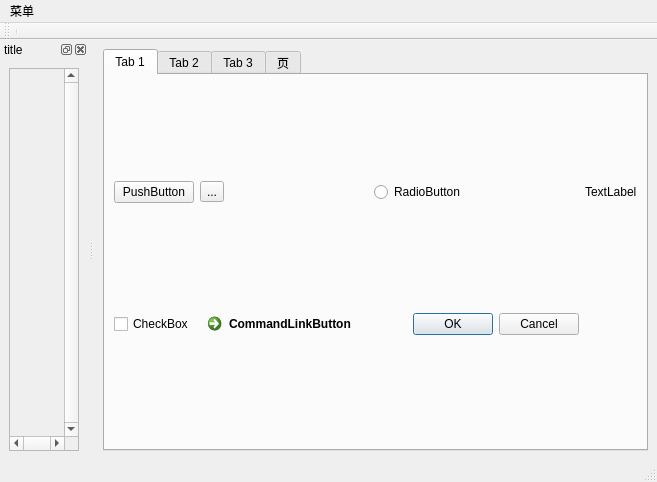
<?xml version="1.0" encoding="UTF-8"?>
<ui version="4.0">
 <class>MainWindow</class>
 <widget class="QMainWindow" name="MainWindow">
  <property name="geometry">
   <rect>
    <x>0</x>
    <y>0</y>
    <width>657</width>
    <height>482</height>
   </rect>
  </property>
  <property name="windowTitle">
   <string>MainWindow</string>
  </property>
  <widget class="QWidget" name="centralwidget">
   <layout class="QHBoxLayout" name="horizontalLayout">
    <item>
     <widget class="QTabWidget" name="tabWidget">
      <property name="currentIndex">
       <number>0</number>
      </property>
      <widget class="QWidget" name="tab">
       <attribute name="title">
        <string>Tab 1</string>
       </attribute>
       <layout class="QGridLayout" name="gridLayout">
        <item row="0" column="0">
         <widget class="QPushButton" name="pushButton">
          <property name="text">
           <string>PushButton</string>
          </property>
         </widget>
        </item>
        <item row="0" column="1">
         <widget class="QToolButton" name="toolButton">
          <property name="text">
           <string>...</string>
          </property>
         </widget>
        </item>
        <item row="0" column="2">
         <widget class="QRadioButton" name="radioButton">
          <property name="text">
           <string>RadioButton</string>
          </property>
         </widget>
        </item>
        <item row="1" column="1">
         <widget class="QCommandLinkButton" name="commandLinkButton">
          <property name="text">
           <string>CommandLinkButton</string>
          </property>
         </widget>
        </item>
        <item row="1" column="0">
         <widget class="QCheckBox" name="checkBox">
          <property name="text">
           <string>CheckBox</string>
          </property>
         </widget>
        </item>
        <item row="1" column="2">
         <widget class="QDialogButtonBox" name="buttonBox">
          <property name="standardButtons">
           <set>QDialogButtonBox::Cancel|QDialogButtonBox::Ok</set>
          </property>
         </widget>
        </item>
        <item row="0" column="3">
         <widget class="QLabel" name="label">
          <property name="text">
           <string>TextLabel</string>
          </property>
         </widget>
        </item>
       </layout>
      </widget>
      <widget class="QWidget" name="tab_2">
       <attribute name="title">
        <string>Tab 2</string>
       </attribute>
       <layout class="QHBoxLayout" name="horizontalLayout_2">
        <item>
         <widget class="QListWidget" name="listWidget">
          <item>
           <property name="text">
            <string>新建项目</string>
           </property>
          </item>
          <item>
           <property name="text">
            <string>新建项目</string>
           </property>
          </item>
          <item>
           <property name="text">
            <string>新建项目</string>
           </property>
          </item>
          <item>
           <property name="text">
            <string>新建项目</string>
           </property>
          </item>
          <item>
           <property name="text">
            <string>新建项目</string>
           </property>
          </item>
          <item>
           <property name="text">
            <string>新建项目</string>
           </property>
          </item>
          <item>
           <property name="text">
            <string>新建项目</string>
           </property>
          </item>
          <item>
           <property name="text">
            <string>新建项目</string>
           </property>
          </item>
         </widget>
        </item>
        <item>
         <widget class="QTreeWidget" name="treeWidget">
          <column>
           <property name="text">
            <string>1</string>
           </property>
          </column>
          <column>
           <property name="text">
            <string>新建列</string>
           </property>
          </column>
          <column>
           <property name="text">
            <string>新建列</string>
           </property>
          </column>
          <column>
           <property name="text">
            <string>新建列</string>
           </property>
          </column>
          <item>
           <property name="text">
            <string>新建项目</string>
           </property>
           <property name="text">
            <string/>
           </property>
           <item>
            <property name="text">
             <string>新建子项目</string>
            </property>
            <item>
             <property name="text">
              <string>新建项目</string>
             </property>
             <property name="text">
              <string/>
             </property>
             <property name="text">
              <string/>
             </property>
             <property name="text">
              <string>4</string>
             </property>
             <item>
              <property name="text">
               <string>新建子项目</string>
              </property>
              <property name="text">
               <string>4</string>
              </property>
              <property name="text">
               <string>4</string>
              </property>
              <item>
               <property name="text">
                <string>新建子项目</string>
               </property>
               <property name="text">
                <string>4</string>
               </property>
               <property name="text">
                <string>4</string>
               </property>
               <item>
                <property name="text">
                 <string>新建子项目</string>
                </property>
                <property name="text">
                 <string>4</string>
                </property>
                <item>
                 <property name="text">
                  <string>新建子项目</string>
                 </property>
                </item>
               </item>
              </item>
             </item>
            </item>
           </item>
          </item>
          <item>
           <property name="text">
            <string>新建项目</string>
           </property>
           <property name="text">
            <string/>
           </property>
           <item>
            <property name="text">
             <string>新建子项目</string>
            </property>
            <property name="text">
             <string/>
            </property>
            <item>
             <property name="text">
              <string>新建子项目</string>
             </property>
             <property name="text">
              <string>45</string>
             </property>
            </item>
           </item>
          </item>
          <item>
           <property name="text">
            <string>新建项目</string>
           </property>
          </item>
          <item>
           <property name="text">
            <string>新建项目</string>
           </property>
          </item>
          <item>
           <property name="text">
            <string>新建项目</string>
           </property>
          </item>
          <item>
           <property name="text">
            <string>新建项目</string>
           </property>
          </item>
          <item>
           <property name="text">
            <string>新建项目</string>
           </property>
          </item>
         </widget>
        </item>
        <item>
         <widget class="QTableWidget" name="tableWidget">
          <row>
           <property name="text">
            <string>新建行</string>
           </property>
          </row>
          <row>
           <property name="text">
            <string>新建行</string>
           </property>
          </row>
          <row>
           <property name="text">
            <string>新建行</string>
           </property>
          </row>
          <row>
           <property name="text">
            <string>新建行</string>
           </property>
          </row>
          <column>
           <property name="text">
            <string>新建列</string>
           </property>
          </column>
          <column>
           <property name="text">
            <string>新建列</string>
           </property>
          </column>
          <column>
           <property name="text">
            <string>新建列</string>
           </property>
          </column>
          <column>
           <property name="text">
            <string>新建列</string>
           </property>
          </column>
          <item row="0" column="0">
           <property name="text">
            <string>1</string>
           </property>
          </item>
          <item row="0" column="3">
           <property name="text">
            <string>1</string>
           </property>
          </item>
          <item row="1" column="1">
           <property name="text">
            <string>2</string>
           </property>
          </item>
          <item row="1" column="2">
           <property name="text">
            <string>2</string>
           </property>
          </item>
         </widget>
        </item>
       </layout>
      </widget>
      <widget class="QWidget" name="tab_3">
       <attribute name="title">
        <string>Tab 3</string>
       </attribute>
       <layout class="QHBoxLayout" name="horizontalLayout_3">
        <item>
         <widget class="QGroupBox" name="groupBox">
          <property name="title">
           <string>GroupBox</string>
          </property>
          <layout class="QVBoxLayout" name="verticalLayout">
           <item>
            <widget class="QSpinBox" name="spinBox"/>
           </item>
           <item>
            <widget class="QDoubleSpinBox" name="doubleSpinBox"/>
           </item>
           <item>
            <widget class="QLineEdit" name="lineEdit">
             <property name="text">
              <string>QLineEdit</string>
             </property>
            </widget>
           </item>
           <item>
            <widget class="QFontComboBox" name="fontComboBox"/>
           </item>
           <item>
            <widget class="QComboBox" name="comboBox">
             <item>
              <property name="text">
               <string>新建项目</string>
              </property>
             </item>
             <item>
              <property name="text">
               <string>新建项目</string>
              </property>
             </item>
             <item>
              <property name="text">
               <string>新建项目</string>
              </property>
             </item>
             <item>
              <property name="text">
               <string>新建项目</string>
              </property>
             </item>
             <item>
              <property name="text">
               <string>新建项目</string>
              </property>
             </item>
            </widget>
           </item>
           <item>
            <widget class="QTimeEdit" name="timeEdit"/>
           </item>
           <item>
            <widget class="QDateEdit" name="dateEdit"/>
           </item>
           <item>
            <widget class="QLCDNumber" name="lcdNumber"/>
           </item>
           <item>
            <widget class="QProgressBar" name="progressBar">
             <property name="value">
              <number>24</number>
             </property>
            </widget>
           </item>
           <item>
            <widget class="QProgressBar" name="progressBar_3">
             <property name="maximum">
              <number>0</number>
             </property>
             <property name="value">
              <number>-1</number>
             </property>
             <property name="textVisible">
              <bool>false</bool>
             </property>
            </widget>
           </item>
          </layout>
         </widget>
        </item>
        <item>
         <widget class="QToolBox" name="toolBox">
          <property name="currentIndex">
           <number>1</number>
          </property>
          <widget class="QWidget" name="page">
           <property name="geometry">
            <rect>
             <x>0</x>
             <y>0</y>
             <width>304</width>
             <height>312</height>
            </rect>
           </property>
           <attribute name="label">
            <string>Page 1</string>
           </attribute>
           <layout class="QVBoxLayout" name="verticalLayout_2">
            <item>
             <widget class="QTextEdit" name="textEdit">
              <property name="html">
               <string>&lt;!DOCTYPE HTML PUBLIC &quot;-//W3C//DTD HTML 4.0//EN&quot; &quot;http://www.w3.org/TR/REC-html40/strict.dtd&quot;&gt;
&lt;html&gt;&lt;head&gt;&lt;meta name=&quot;qrichtext&quot; content=&quot;1&quot; /&gt;&lt;style type=&quot;text/css&quot;&gt;
p, li { white-space: pre-wrap; }
&lt;/style&gt;&lt;/head&gt;&lt;body style=&quot; font-family:'SimSun'; font-size:9pt; font-weight:400; font-style:normal;&quot;&gt;
&lt;p style=&quot; margin-top:0px; margin-bottom:0px; margin-left:0px; margin-right:0px; -qt-block-indent:0; text-indent:0px;&quot;&gt;QTextEdit&lt;/p&gt;&lt;/body&gt;&lt;/html&gt;</string>
              </property>
             </widget>
            </item>
            <item>
             <widget class="QPlainTextEdit" name="plainTextEdit">
              <property name="plainText">
               <string>QPlainTextEdit</string>
              </property>
             </widget>
            </item>
           </layout>
          </widget>
          <widget class="QWidget" name="page_2">
           <property name="geometry">
            <rect>
             <x>0</x>
             <y>0</y>
             <width>241</width>
             <height>312</height>
            </rect>
           </property>
           <attribute name="label">
            <string>Page 2</string>
           </attribute>
           <widget class="QDial" name="dial">
            <property name="geometry">
             <rect>
              <x>50</x>
              <y>0</y>
              <width>50</width>
              <height>64</height>
             </rect>
            </property>
            <property name="invertedAppearance">
             <bool>false</bool>
            </property>
            <property name="invertedControls">
             <bool>false</bool>
            </property>
            <property name="wrapping">
             <bool>false</bool>
            </property>
            <property name="notchesVisible">
             <bool>true</bool>
            </property>
           </widget>
           <widget class="QScrollBar" name="horizontalScrollBar">
            <property name="geometry">
             <rect>
              <x>0</x>
              <y>60</y>
              <width>160</width>
              <height>16</height>
             </rect>
            </property>
            <property name="orientation">
             <enum>Qt::Horizontal</enum>
            </property>
           </widget>
           <widget class="QScrollBar" name="verticalScrollBar">
            <property name="geometry">
             <rect>
              <x>180</x>
              <y>0</y>
              <width>16</width>
              <height>160</height>
             </rect>
            </property>
            <property name="orientation">
             <enum>Qt::Vertical</enum>
            </property>
           </widget>
           <widget class="QSlider" name="horizontalSlider">
            <property name="geometry">
             <rect>
              <x>0</x>
              <y>90</y>
              <width>160</width>
              <height>22</height>
             </rect>
            </property>
            <property name="orientation">
             <enum>Qt::Horizontal</enum>
            </property>
            <property name="tickPosition">
             <enum>QSlider::TicksAbove</enum>
            </property>
           </widget>
           <widget class="QSlider" name="verticalSlider">
            <property name="geometry">
             <rect>
              <x>240</x>
              <y>10</y>
              <width>22</width>
              <height>160</height>
             </rect>
            </property>
            <property name="orientation">
             <enum>Qt::Vertical</enum>
            </property>
            <property name="tickPosition">
             <enum>QSlider::TicksAbove</enum>
            </property>
           </widget>
           <widget class="QSlider" name="horizontalSlider_2">
            <property name="geometry">
             <rect>
              <x>0</x>
              <y>130</y>
              <width>160</width>
              <height>22</height>
             </rect>
            </property>
            <property name="orientation">
             <enum>Qt::Horizontal</enum>
            </property>
            <property name="tickPosition">
             <enum>QSlider::TicksBelow</enum>
            </property>
           </widget>
           <widget class="QSlider" name="horizontalSlider_3">
            <property name="geometry">
             <rect>
              <x>0</x>
              <y>170</y>
              <width>160</width>
              <height>22</height>
             </rect>
            </property>
            <property name="orientation">
             <enum>Qt::Horizontal</enum>
            </property>
            <property name="tickPosition">
             <enum>QSlider::TicksBothSides</enum>
            </property>
           </widget>
           <widget class="QSlider" name="verticalSlider_2">
            <property name="geometry">
             <rect>
              <x>280</x>
              <y>70</y>
              <width>22</width>
              <height>160</height>
             </rect>
            </property>
            <property name="orientation">
             <enum>Qt::Vertical</enum>
            </property>
            <property name="tickPosition">
             <enum>QSlider::TicksBelow</enum>
            </property>
           </widget>
           <widget class="QSlider" name="verticalSlider_3">
            <property name="geometry">
             <rect>
              <x>210</x>
              <y>160</y>
              <width>22</width>
              <height>160</height>
             </rect>
            </property>
            <property name="orientation">
             <enum>Qt::Vertical</enum>
            </property>
            <property name="tickPosition">
             <enum>QSlider::TicksBothSides</enum>
            </property>
           </widget>
           <widget class="QProgressBar" name="progressBar_2">
            <property name="geometry">
             <rect>
              <x>20</x>
              <y>210</y>
              <width>21</width>
              <height>91</height>
             </rect>
            </property>
            <property name="value">
             <number>24</number>
            </property>
            <property name="orientation">
             <enum>Qt::Vertical</enum>
            </property>
           </widget>
          </widget>
         </widget>
        </item>
       </layout>
      </widget>
      <widget class="QWidget" name="tab_4">
       <attribute name="title">
        <string>页</string>
       </attribute>
       <widget class="QCalendarWidget" name="calendarWidget">
        <property name="geometry">
         <rect>
          <x>30</x>
          <y>30</y>
          <width>248</width>
          <height>197</height>
         </rect>
        </property>
       </widget>
       <widget class="Line" name="line">
        <property name="geometry">
         <rect>
          <x>330</x>
          <y>50</y>
          <width>118</width>
          <height>3</height>
         </rect>
        </property>
        <property name="orientation">
         <enum>Qt::Horizontal</enum>
        </property>
       </widget>
       <widget class="Line" name="line_2">
        <property name="geometry">
         <rect>
          <x>530</x>
          <y>40</y>
          <width>3</width>
          <height>61</height>
         </rect>
        </property>
        <property name="orientation">
         <enum>Qt::Vertical</enum>
        </property>
       </widget>
       <widget class="QTextBrowser" name="textBrowser">
        <property name="geometry">
         <rect>
          <x>330</x>
          <y>170</y>
          <width>256</width>
          <height>192</height>
         </rect>
        </property>
        <property name="html">
         <string>&lt;!DOCTYPE HTML PUBLIC &quot;-//W3C//DTD HTML 4.0//EN&quot; &quot;http://www.w3.org/TR/REC-html40/strict.dtd&quot;&gt;
&lt;html&gt;&lt;head&gt;&lt;meta name=&quot;qrichtext&quot; content=&quot;1&quot; /&gt;&lt;style type=&quot;text/css&quot;&gt;
p, li { white-space: pre-wrap; }
&lt;/style&gt;&lt;/head&gt;&lt;body style=&quot; font-family:'SimSun'; font-size:9pt; font-weight:400; font-style:normal;&quot;&gt;
&lt;p style=&quot; margin-top:0px; margin-bottom:0px; margin-left:0px; margin-right:0px; -qt-block-indent:0; text-indent:0px;&quot;&gt;QTextBrowser&lt;/p&gt;&lt;/body&gt;&lt;/html&gt;</string>
        </property>
       </widget>
      </widget>
     </widget>
    </item>
   </layout>
  </widget>
  <widget class="QMenuBar" name="menubar">
   <property name="geometry">
    <rect>
     <x>0</x>
     <y>0</y>
     <width>657</width>
     <height>23</height>
    </rect>
   </property>
   <widget class="QMenu" name="menu">
    <property name="title">
     <string>菜单</string>
    </property>
    <widget class="QMenu" name="menu_1">
     <property name="title">
      <string>菜单1</string>
     </property>
     <widget class="QMenu" name="menu2">
      <property name="title">
       <string>2</string>
      </property>
      <addaction name="action3"/>
      <addaction name="action3_2"/>
      <addaction name="separator"/>
      <addaction name="action3_3"/>
     </widget>
     <addaction name="menu2"/>
     <addaction name="separator"/>
     <addaction name="action2_2"/>
     <addaction name="action2_3"/>
    </widget>
    <addaction name="menu_1"/>
    <addaction name="action_2"/>
    <addaction name="separator"/>
    <addaction name="action_3"/>
    <addaction name="action_4"/>
   </widget>
   <addaction name="menu"/>
  </widget>
  <widget class="QStatusBar" name="statusbar"/>
  <widget class="QToolBar" name="toolBar">
   <property name="windowTitle">
    <string>toolBar</string>
   </property>
   <attribute name="toolBarArea">
    <enum>TopToolBarArea</enum>
   </attribute>
   <attribute name="toolBarBreak">
    <bool>false</bool>
   </attribute>
   <addaction name="separator"/>
  </widget>
  <widget class="QDockWidget" name="dockWidget_2">
   <property name="windowTitle">
    <string>title</string>
   </property>
   <attribute name="dockWidgetArea">
    <number>1</number>
   </attribute>
   <widget class="QWidget" name="dockWidgetContents_3">
    <layout class="QHBoxLayout" name="horizontalLayout_4">
     <item>
      <widget class="QScrollArea" name="scrollArea">
       <property name="verticalScrollBarPolicy">
        <enum>Qt::ScrollBarAlwaysOn</enum>
       </property>
       <property name="horizontalScrollBarPolicy">
        <enum>Qt::ScrollBarAlwaysOn</enum>
       </property>
       <property name="widgetResizable">
        <bool>true</bool>
       </property>
       <widget class="QWidget" name="scrollAreaWidgetContents_2">
        <property name="geometry">
         <rect>
          <x>0</x>
          <y>0</y>
          <width>86</width>
          <height>366</height>
         </rect>
        </property>
       </widget>
      </widget>
     </item>
    </layout>
   </widget>
  </widget>
  <action name="action_2">
   <property name="text">
    <string>菜单1</string>
   </property>
  </action>
  <action name="action_3">
   <property name="text">
    <string>菜单1</string>
   </property>
  </action>
  <action name="action_4">
   <property name="text">
    <string>菜单1</string>
   </property>
  </action>
  <action name="action2_2">
   <property name="text">
    <string>2</string>
   </property>
  </action>
  <action name="action2_3">
   <property name="text">
    <string>2</string>
   </property>
  </action>
  <action name="action3">
   <property name="text">
    <string>3</string>
   </property>
  </action>
  <action name="action3_2">
   <property name="text">
    <string>3</string>
   </property>
  </action>
  <action name="action3_3">
   <property name="text">
    <string>3</string>
   </property>
  </action>
 </widget>
 <resources/>
 <connections/>
</ui>
